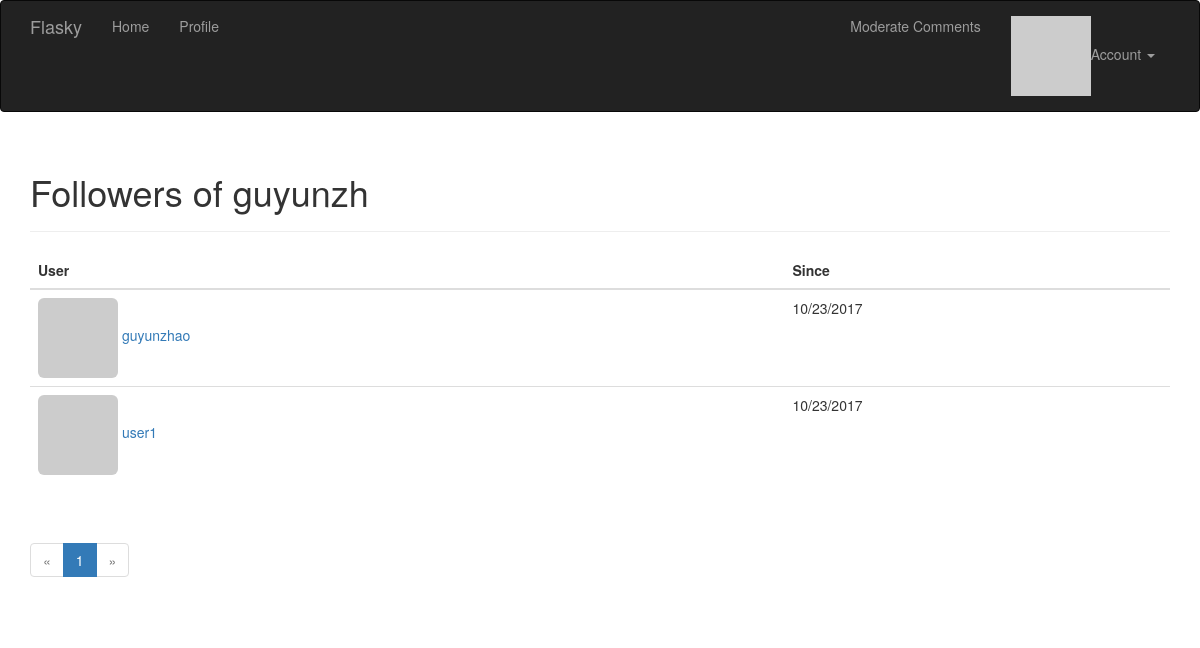
The page /followers/guyunzh (signed in) on the database its author committed.
### App/models.py (models this page shows, shortened)
class User(UserMixin,db.Model):
    __tablename__='users'
    id=db.Column(db.Integer,primary_key=True)
    username=db.Column(db.String(64),unique=True,index=True)
    role_id=db.Column(db.Integer,db.ForeignKey('roles.id'))#外键
    password_hash =db.Column(db.String(128))
    email=db.Column(db.String(64),unique=True,index=True)
    confirmed=db.Column(db.Boolean,default=False)   #判断用户是否已经确认过了
    name=db.Column(db.String(64))
    location=db.Column(db.String(64))
    about_me=db.Column(db.Text())
    member_since=db.Column(db.DateTime(),default=datetime.utcnow)
    last_seen=db.Column(db.DateTime(),default=datetime.utcnow)#default为默认值，可直接指定函数
    avatar_hash = db.Column(db.String(32))
    posts=db.relationship('Post',backref='author',lazy='dynamic')
    followed=db.relationship('Follow',foreign_keys=[Follow.follower_id],backref=db.backref('follower',lazy='joined'),
                             lazy='dynamic',cascade='all,delete-orphan')
    followers=db.relationship('Follow',foreign_keys=[Follow.followed_id],backref=db.backref('followed',lazy='joined'),
                              lazy='dynamic',cascade='all,delete-orphan')
    comments=db.relationship('Comment',backref='author',lazy='dynamic')
    def can(self,permissions):  #判断权限
        return self.role is not None and (self.role.permissions & permissions) ==permissions
    def ping(self):
        self.last_seen=datetime.utcnow()
        db.session.add(self)
    @property       #规定了密码不能被读取
    def password(self):
        raise AttributeError('password is not a readable attribute')
    def gravatar(self,size=100,default='identicon',rating='g'):#构建Gravatar URL方法。
        if request.is_secure:
            url='https://secure.gravatar.com/avatar'
        else:
            url='http://www.gravatar.com/avatar'
        hash=self.avatar_hash or hashlib.md5(self.email.encode('utf-8')).hexdigest()
        return '{url}/{hash}?s={size}&d={default}&r={rating}'.format(url=url,hash=hash,size=size,default=default,rating=rating)

class Follow(db.Model):
    __tablename__='follows'
    follower_id=db.Column(db.Integer,db.ForeignKey('users.id'),primary_key=True)
    followed_id=db.Column(db.Integer,db.ForeignKey('users.id'),primary_key=True)
    timestamp=db.Column(db.DateTime,default=datetime.utcnow)

### App/main/views.py (the view)
@main.route('/followers/<username>')  # 分页显示粉丝
def followers(username):
    user = User.query.filter_by(username=username).first()
    if user is None:
        flash('Invalid user.')
        return redirect(url_for('.index'))
    page = request.args.get('page', 1, type=int)
    pagination = user.followers.paginate(page, per_page=current_app.config['FLASKY_FOLLOWERS_PER_PAGE'],
                                         error_out=False)
    follows = [{'user': item.follower, 'timestamp': item.timestamp} for item in pagination.items]
    return render_template('followers.html', user=user, title='Followers of', endpoint='.followers',
                           pagination=pagination, follows=follows)

### App/auth/views.py (called while the page is built)
@auth.before_app_request        #before_app_request是一个钩子，每次请求都会调用该视图函数
def before_request():           #用来处理注册但是未邮箱确认的用户所能看到的信息
    if current_user.is_authenticated :
        current_user.ping()
        if not current_user.confirmed and request.endpoint[:5] !='auth.'\
                                        and request.endpoint !='static':
            return redirect(url_for('auth.unconfirmed'))

### App/main/__init__.py (called while the page is built)
@main.app_context_processor     #上下文处理器，让定义的变量在所有模板中全局可访问
def inject_permissions():
    return dict(Permission=Permission)

### App/models.py (called while the page is built)
@login_manager.user_loader      #用来回调用户的标识符来确认这个用户身份
def load_user(user_id):
    return User.query.get(int(user_id))

### App/templates/followers.html (shortened to what this page needs)
{% extends "base.html" %}
{% import "_macros.html" as macros %}
{% block page_content %}
<div class="page-header">
    <h1>{{ title }} {{ user.username }}</h1>
</div>
<table class="table table-hover followers">
    <thead><tr><th>User</th><th>Since</th></tr></thead>
    {% for follow in follows %}
    <tr>
        <td>
            <a href="{{ url_for('.user', username = follow.user.username) }}">
                <img class="img-rounded" src="{{ follow.user.gravatar(size=32) }}">
                {{ follow.user.username }}
            </a>
        </td>
        <td>{{ moment(follow.timestamp).format('L') }}</td>
    </tr>
    {% endfor %}
</table>
<div class="pagination">
    {{ macros.pagination_widget(pagination, endpoint, username = user.username) }}
</div>
{% endblock %}

### rows shown on the page
User: username "guyunzh"
User: user.username "guyunzhao"
Follow: timestamp "10/23/2017"
User: user.username "user1"
Follow: timestamp "10/23/2017"

### other values the page prints
{{ title }} "Followers of"
{{ p }} "1"
